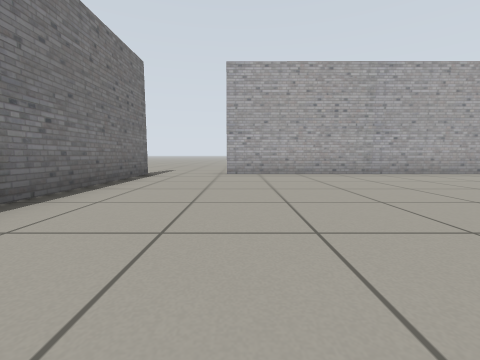
View 1 (above)

15 first-person views from a walk through a Gazebo world. The camera is 0.5 m above the floor, tilts 6° down and sees 90° across. The floor is counted in squares, 1 m on a side. Each view is taken from the middle of a square. On the plan, view 1 faces up. The plan holds only what a view shows up to about 9 squares ahead; the rest is blank. The robots in the file are not drawn.

View 2
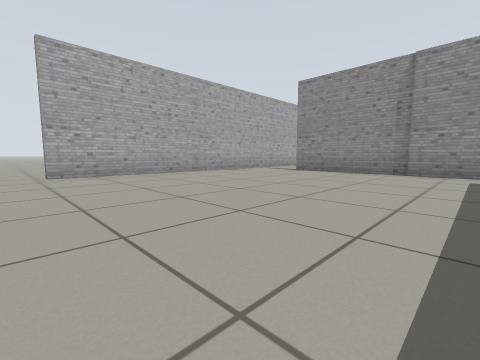

View 3
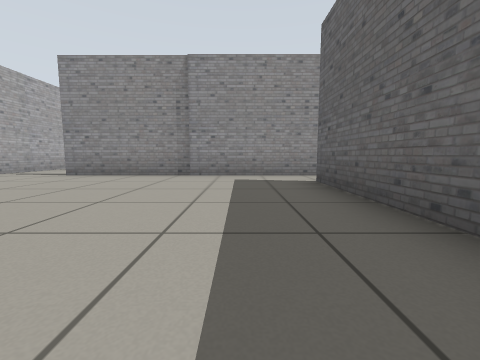

View 4
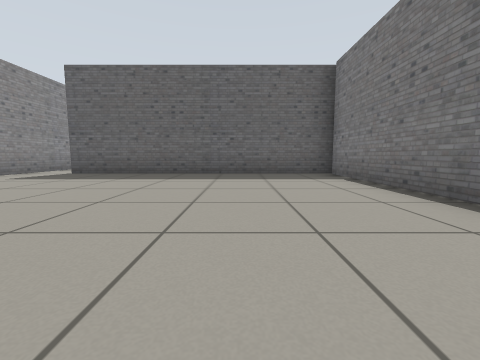

View 5
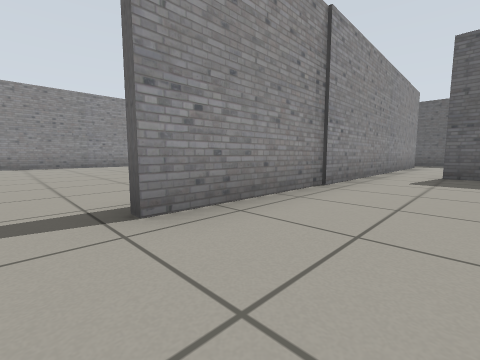

View 6
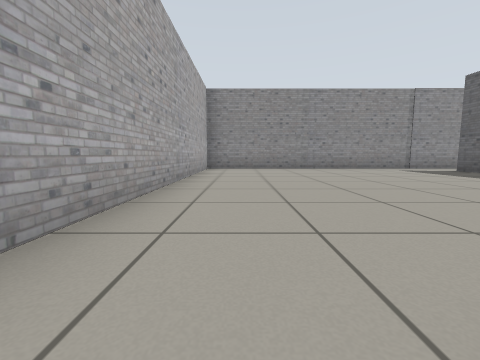

View 7
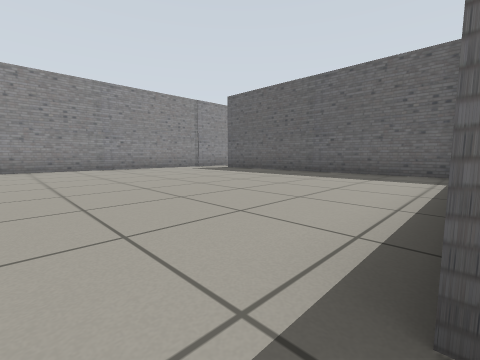

View 8
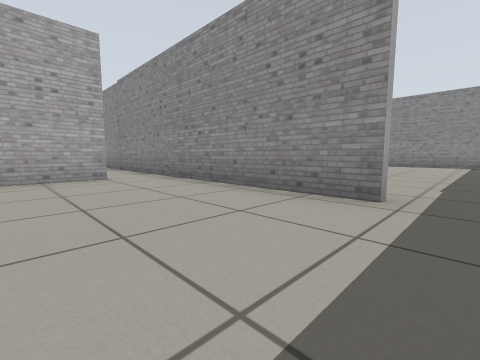

View 9
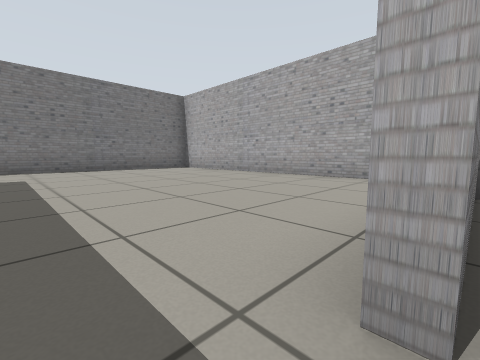

View 10
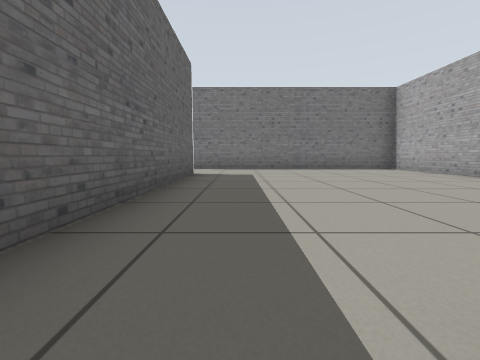

View 11
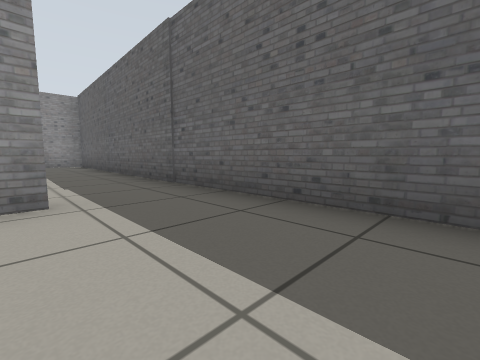

View 12
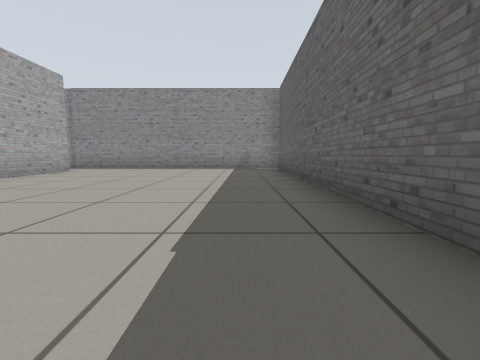

View 13
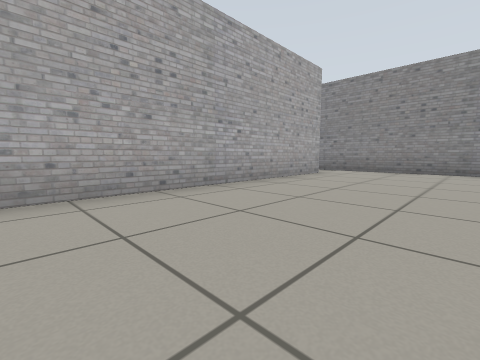

View 14
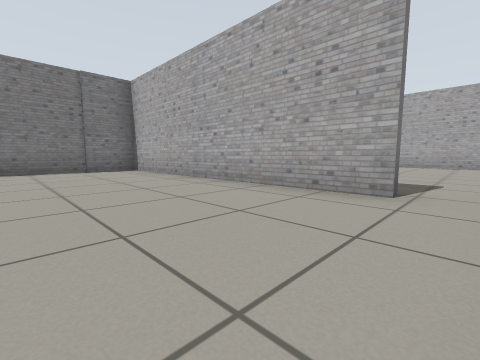

View 15
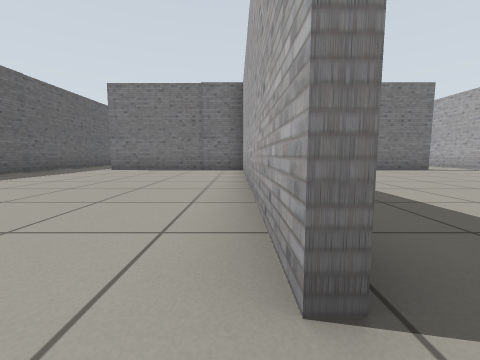

### Floor plan
Ten units are one square. View 1 is at (0, 0); x grows to the right and y downward. Boxes are objects, and circles mark ways between rooms. Rooms are numbered by the first view taken in them; rooms with no view inside come last. Other rooms are left out.
<svg viewBox="-29 -67 180 157">
<path fill="none" stroke="#000" d="M58 15 58 -42M56 -62 -4 -62M-24 -62 -24 14 46 14M60 -44 60 -25M64 17 134 16M146 15 146 -62 56 -62M46 16 -24 16 -24 76M-4 82 55 82M58 64 58 15M134 18 60 19 60 64M55 82 144 82M146 85 146 15"/>
<circle cx="60" cy="-50" r="3" fill="#2a7"/>
<circle cx="50" cy="10" r="3" fill="#2a7"/>
<circle cx="140" cy="20" r="3" fill="#2a7"/>
<circle cx="60" cy="70" r="3" fill="#2a7"/>
<text x="20" y="-20">1</text>
<text x="100" y="-20">2</text>
<text x="10" y="40">3</text>
<text x="100" y="50">4</text>
</svg>
Room 1 opens to room 2. Room 1 opens to room 3. Room 2 opens to room 4. Room 3 opens to room 4.

Where each view was taken, in squares from view 1:
view 1: 0 up, 0 right, facing up
view 2: 0 up, 1 left, facing up-right
view 3: 0 up, 0 right, facing right
view 4: 5 up, 0 right, facing down
view 5: 5 up, 4 right, facing down-right
view 6: 5 up, 6 right, facing right
view 7: 5 up, 6 right, facing down-right
view 8: 7 down, 3 right, facing up-right
view 9: 7 down, 6 right, facing up-left
view 10: 7 down, 6 right, facing left
view 11: 6 down, 3 right, facing down-right
view 12: 7 down, 6 right, facing right
view 13: 5 down, 7 right, facing up-right
view 14: 5 down, 14 right, facing up-left
view 15: 2 down, 14 right, facing left
